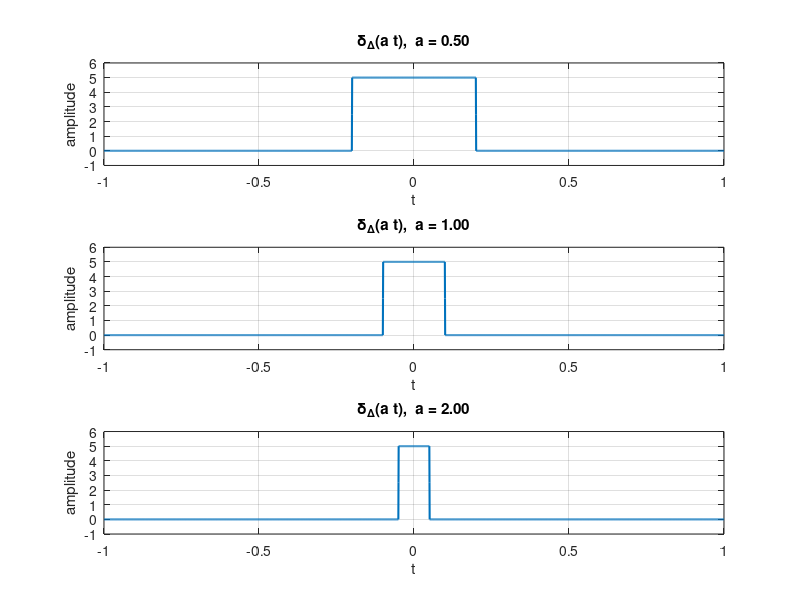

Source code (MATLAB):

s     = @(t)   (t >= 0).*t;                       % rampa unidade
uD    = @(t,D) (1./D) .* (s(t + D/2) - s(t - D/2));  % step "suave" u_Δ
duD   = @(t,D,h) (uD(t+h/2,D) - uD(t-h/2,D)) ./ h;   % derivada numérica
deltaD = @(t,D) duD(t,D,1e-6);                       % impulso aproximado

D = 0.2;
t = -1:0.0005:1;

a_vals = [0.5, 1, 2];

figure;
for i = 1:length(a_vals)
    a = a_vals(i);
    subplot(length(a_vals),1,i);
    plot(t, deltaD(a*t,D), 'LineWidth', 1.5); % n consigo perceber porque é que n esta a dar bem
    grid on;
    title(sprintf('\\delta_{\\Delta}(a t),  a = %.2f', a));
    xlabel('t'); ylabel('amplitude');
end